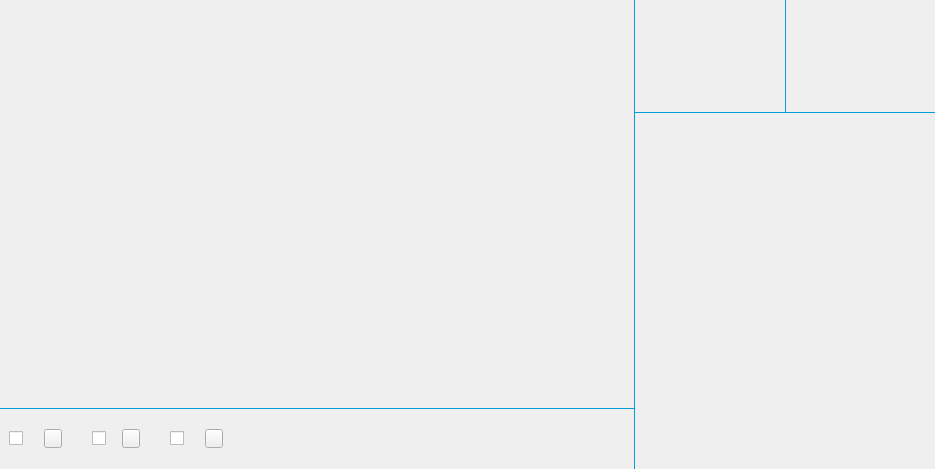
<?xml version="1.0" encoding="UTF-8"?>
<ui version="4.0">
 <class>UI1v1</class>
 <widget class="QWidget" name="UI1v1">
  <property name="geometry">
   <rect>
    <x>0</x>
    <y>0</y>
    <width>935</width>
    <height>469</height>
   </rect>
  </property>
  <property name="windowTitle">
   <string>UI1v1</string>
  </property>
  <layout class="QHBoxLayout" name="horizontalLayout">
   <property name="leftMargin">
    <number>0</number>
   </property>
   <property name="topMargin">
    <number>0</number>
   </property>
   <property name="rightMargin">
    <number>0</number>
   </property>
   <property name="bottomMargin">
    <number>0</number>
   </property>
   <item>
    <widget class="QWidget" name="live1v1_widget" native="true">
     <layout class="QHBoxLayout" name="horizontalLayout_17">
      <property name="spacing">
       <number>0</number>
      </property>
      <property name="leftMargin">
       <number>0</number>
      </property>
      <property name="topMargin">
       <number>0</number>
      </property>
      <property name="rightMargin">
       <number>0</number>
      </property>
      <property name="bottomMargin">
       <number>0</number>
      </property>
      <item>
       <widget class="QWidget" name="whiteboard1v1_widget" native="true">
        <layout class="QVBoxLayout" name="verticalLayout_4">
         <property name="spacing">
          <number>0</number>
         </property>
         <property name="leftMargin">
          <number>0</number>
         </property>
         <property name="topMargin">
          <number>0</number>
         </property>
         <property name="rightMargin">
          <number>0</number>
         </property>
         <property name="bottomMargin">
          <number>0</number>
         </property>
         <item>
          <widget class="QWidget" name="full1v1_widget" native="true">
           <property name="styleSheet">
            <string notr="true">border-image: url(:/LoginWindow/images/videoback.png);</string>
           </property>
           <layout class="QHBoxLayout" name="horizontalLayout_19">
            <property name="spacing">
             <number>0</number>
            </property>
            <property name="leftMargin">
             <number>0</number>
            </property>
            <property name="topMargin">
             <number>0</number>
            </property>
            <property name="rightMargin">
             <number>0</number>
            </property>
            <property name="bottomMargin">
             <number>0</number>
            </property>
            <item>
             <spacer name="horizontalSpacer_4">
              <property name="orientation">
               <enum>Qt::Horizontal</enum>
              </property>
              <property name="sizeHint" stdset="0">
               <size>
                <width>325</width>
                <height>20</height>
               </size>
              </property>
             </spacer>
            </item>
            <item>
             <widget class="QWidget" name="fullS1v1_widget" native="true">
              <property name="minimumSize">
               <size>
                <width>0</width>
                <height>0</height>
               </size>
              </property>
              <layout class="QHBoxLayout" name="horizontalLayout_21">
               <property name="spacing">
                <number>0</number>
               </property>
               <property name="leftMargin">
                <number>0</number>
               </property>
               <property name="topMargin">
                <number>0</number>
               </property>
               <property name="rightMargin">
                <number>0</number>
               </property>
               <property name="bottomMargin">
                <number>0</number>
               </property>
              </layout>
             </widget>
            </item>
            <item>
             <spacer name="horizontalSpacer_5">
              <property name="orientation">
               <enum>Qt::Horizontal</enum>
              </property>
              <property name="sizeHint" stdset="0">
               <size>
                <width>326</width>
                <height>20</height>
               </size>
              </property>
             </spacer>
            </item>
           </layout>
          </widget>
         </item>
         <item>
          <widget class="QLabel" name="label_7">
           <property name="minimumSize">
            <size>
             <width>0</width>
             <height>1</height>
            </size>
           </property>
           <property name="maximumSize">
            <size>
             <width>16777215</width>
             <height>1</height>
            </size>
           </property>
           <property name="styleSheet">
            <string notr="true">background-color: rgb(5, 157, 213);</string>
           </property>
           <property name="text">
            <string/>
           </property>
          </widget>
         </item>
         <item>
          <widget class="QWidget" name="livetool1v1_widget" native="true">
           <property name="minimumSize">
            <size>
             <width>0</width>
             <height>60</height>
            </size>
           </property>
           <property name="maximumSize">
            <size>
             <width>16777215</width>
             <height>60</height>
            </size>
           </property>
           <layout class="QHBoxLayout" name="horizontalLayout_20">
            <property name="spacing">
             <number>30</number>
            </property>
            <property name="leftMargin">
             <number>9</number>
            </property>
            <property name="topMargin">
             <number>0</number>
            </property>
            <property name="rightMargin">
             <number>9</number>
            </property>
            <property name="bottomMargin">
             <number>0</number>
            </property>
            <item>
             <layout class="QHBoxLayout" name="horizontalLayout_27">
              <item>
               <widget class="QCheckBox" name="AudioOut_checkBox">
                <property name="minimumSize">
                 <size>
                  <width>29</width>
                  <height>19</height>
                 </size>
                </property>
                <property name="maximumSize">
                 <size>
                  <width>29</width>
                  <height>19</height>
                 </size>
                </property>
                <property name="toolTip">
                 <string>扬声器</string>
                </property>
                <property name="text">
                 <string/>
                </property>
               </widget>
              </item>
              <item>
               <widget class="QPushButton" name="AudioOut_pushButton">
                <property name="minimumSize">
                 <size>
                  <width>18</width>
                  <height>19</height>
                 </size>
                </property>
                <property name="maximumSize">
                 <size>
                  <width>18</width>
                  <height>19</height>
                 </size>
                </property>
                <property name="toolTip">
                 <string>扬声器参数</string>
                </property>
                <property name="text">
                 <string/>
                </property>
               </widget>
              </item>
             </layout>
            </item>
            <item>
             <layout class="QHBoxLayout" name="horizontalLayout_25">
              <item>
               <widget class="QCheckBox" name="Audio1v1_checkBox">
                <property name="minimumSize">
                 <size>
                  <width>24</width>
                  <height>19</height>
                 </size>
                </property>
                <property name="maximumSize">
                 <size>
                  <width>24</width>
                  <height>19</height>
                 </size>
                </property>
                <property name="toolTip">
                 <string>麦克风</string>
                </property>
                <property name="text">
                 <string/>
                </property>
               </widget>
              </item>
              <item>
               <widget class="QPushButton" name="Audio1v1_pushButton">
                <property name="minimumSize">
                 <size>
                  <width>18</width>
                  <height>19</height>
                 </size>
                </property>
                <property name="maximumSize">
                 <size>
                  <width>18</width>
                  <height>19</height>
                 </size>
                </property>
                <property name="toolTip">
                 <string>麦克风参数</string>
                </property>
                <property name="text">
                 <string/>
                </property>
               </widget>
              </item>
             </layout>
            </item>
            <item>
             <layout class="QHBoxLayout" name="horizontalLayout_26">
              <item>
               <widget class="QCheckBox" name="video1v1_checkBox">
                <property name="minimumSize">
                 <size>
                  <width>29</width>
                  <height>19</height>
                 </size>
                </property>
                <property name="maximumSize">
                 <size>
                  <width>29</width>
                  <height>19</height>
                 </size>
                </property>
                <property name="toolTip">
                 <string>摄像头</string>
                </property>
                <property name="text">
                 <string/>
                </property>
               </widget>
              </item>
              <item>
               <widget class="QPushButton" name="video1v1_pushButton">
                <property name="minimumSize">
                 <size>
                  <width>18</width>
                  <height>19</height>
                 </size>
                </property>
                <property name="maximumSize">
                 <size>
                  <width>18</width>
                  <height>19</height>
                 </size>
                </property>
                <property name="toolTip">
                 <string>摄像头参数</string>
                </property>
                <property name="text">
                 <string/>
                </property>
               </widget>
              </item>
             </layout>
            </item>
            <item>
             <spacer name="horizontalSpacer_6">
              <property name="orientation">
               <enum>Qt::Horizontal</enum>
              </property>
              <property name="sizeHint" stdset="0">
               <size>
                <width>40</width>
                <height>20</height>
               </size>
              </property>
             </spacer>
            </item>
           </layout>
          </widget>
         </item>
        </layout>
       </widget>
      </item>
      <item>
       <widget class="QLabel" name="line_label">
        <property name="minimumSize">
         <size>
          <width>1</width>
          <height>0</height>
         </size>
        </property>
        <property name="maximumSize">
         <size>
          <width>1</width>
          <height>16777215</height>
         </size>
        </property>
        <property name="styleSheet">
         <string notr="true">background-color: rgb(5, 157, 213);</string>
        </property>
        <property name="text">
         <string/>
        </property>
       </widget>
      </item>
      <item>
       <widget class="QWidget" name="chatcamera1v1_widget" native="true">
        <layout class="QVBoxLayout" name="verticalLayout_7">
         <property name="spacing">
          <number>0</number>
         </property>
         <property name="leftMargin">
          <number>0</number>
         </property>
         <property name="topMargin">
          <number>0</number>
         </property>
         <property name="rightMargin">
          <number>0</number>
         </property>
         <property name="bottomMargin">
          <number>0</number>
         </property>
         <item>
          <widget class="QWidget" name="camera1v1_widget" native="true">
           <property name="minimumSize">
            <size>
             <width>300</width>
             <height>112</height>
            </size>
           </property>
           <property name="maximumSize">
            <size>
             <width>300</width>
             <height>112</height>
            </size>
           </property>
           <layout class="QHBoxLayout" name="horizontalLayout_8">
            <property name="spacing">
             <number>0</number>
            </property>
            <property name="leftMargin">
             <number>0</number>
            </property>
            <property name="topMargin">
             <number>0</number>
            </property>
            <property name="rightMargin">
             <number>0</number>
            </property>
            <property name="bottomMargin">
             <number>0</number>
            </property>
            <item>
             <widget class="QWidget" name="cameraT_widget" native="true">
              <property name="styleSheet">
               <string notr="true">border-image: url(:/LoginWindow/images/camera_1.png);</string>
              </property>
              <layout class="QHBoxLayout" name="horizontalLayout_22">
               <property name="spacing">
                <number>0</number>
               </property>
               <property name="leftMargin">
                <number>0</number>
               </property>
               <property name="topMargin">
                <number>0</number>
               </property>
               <property name="rightMargin">
                <number>0</number>
               </property>
               <property name="bottomMargin">
                <number>0</number>
               </property>
              </layout>
             </widget>
            </item>
            <item>
             <widget class="QLabel" name="label">
              <property name="minimumSize">
               <size>
                <width>1</width>
                <height>0</height>
               </size>
              </property>
              <property name="maximumSize">
               <size>
                <width>1</width>
                <height>16777215</height>
               </size>
              </property>
              <property name="styleSheet">
               <string notr="true">background-color: rgb(5, 157, 213);</string>
              </property>
              <property name="text">
               <string/>
              </property>
             </widget>
            </item>
            <item>
             <widget class="QWidget" name="cameraS_widget" native="true">
              <property name="styleSheet">
               <string notr="true">border-image: url(:/LoginWindow/images/camera_1.png);</string>
              </property>
              <layout class="QHBoxLayout" name="horizontalLayout_23">
               <property name="spacing">
                <number>0</number>
               </property>
               <property name="leftMargin">
                <number>0</number>
               </property>
               <property name="topMargin">
                <number>0</number>
               </property>
               <property name="rightMargin">
                <number>0</number>
               </property>
               <property name="bottomMargin">
                <number>0</number>
               </property>
              </layout>
             </widget>
            </item>
           </layout>
          </widget>
         </item>
         <item>
          <widget class="QLabel" name="label_2">
           <property name="minimumSize">
            <size>
             <width>0</width>
             <height>1</height>
            </size>
           </property>
           <property name="maximumSize">
            <size>
             <width>16777215</width>
             <height>1</height>
            </size>
           </property>
           <property name="styleSheet">
            <string notr="true">background-color: rgb(5, 157, 213);</string>
           </property>
           <property name="text">
            <string/>
           </property>
          </widget>
         </item>
         <item>
          <widget class="QWidget" name="chat1v1_widget" native="true">
           <layout class="QHBoxLayout" name="horizontalLayout_18">
            <property name="spacing">
             <number>0</number>
            </property>
            <property name="leftMargin">
             <number>0</number>
            </property>
            <property name="topMargin">
             <number>0</number>
            </property>
            <property name="rightMargin">
             <number>0</number>
            </property>
            <property name="bottomMargin">
             <number>0</number>
            </property>
           </layout>
          </widget>
         </item>
        </layout>
       </widget>
      </item>
     </layout>
    </widget>
   </item>
  </layout>
 </widget>
 <layoutdefault spacing="6" margin="11"/>
 <resources/>
 <connections/>
</ui>
